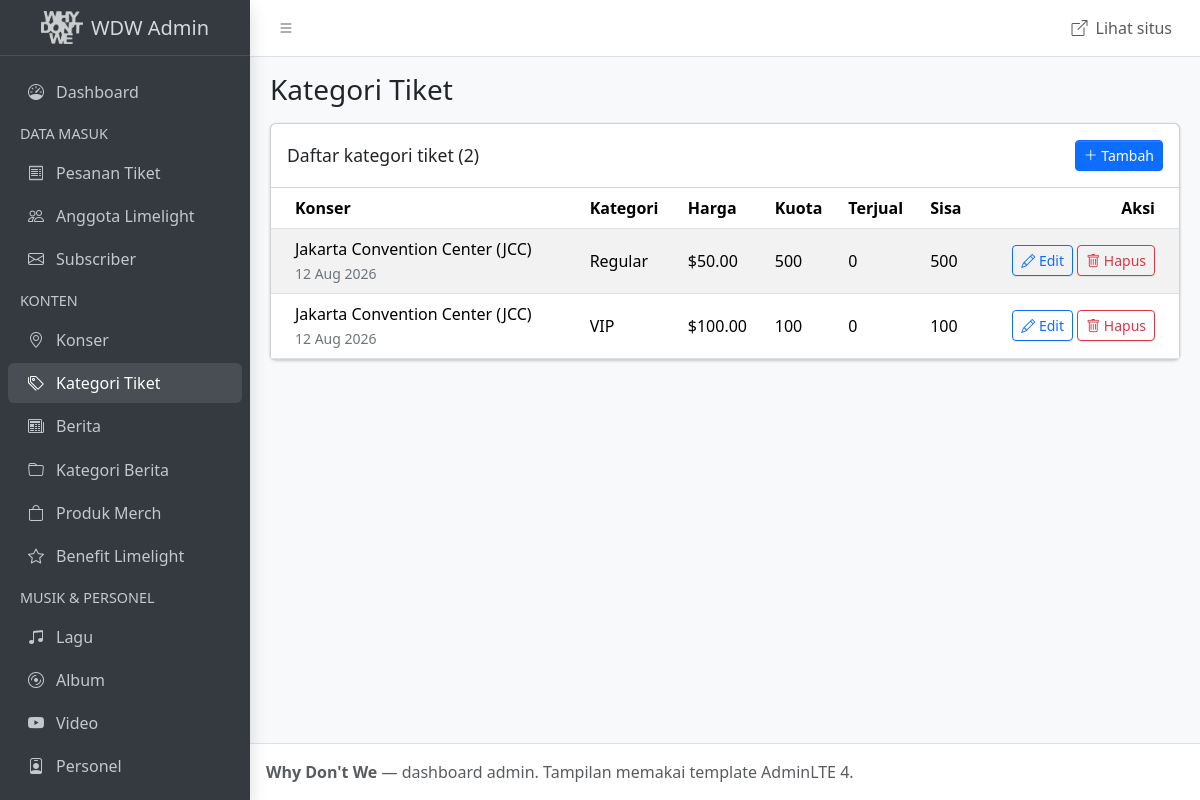
Screenshot of /admin/ticket_categories.php with the database file from the repository.
### tables this page shows
CREATE TABLE ticket_categories (
  id            INT UNSIGNED  NOT NULL AUTO_INCREMENT,
  concert_id    INT UNSIGNED  NOT NULL,
  name          VARCHAR(50)   NOT NULL,              
  description   VARCHAR(255)  NULL,
  price         DECIMAL(12,2) NOT NULL,              
  quota         INT UNSIGNED  NOT NULL,
  PRIMARY KEY (id),
  CONSTRAINT fk_ticket_categories_concert FOREIGN KEY (concert_id) REFERENCES concerts (id)
);

CREATE TABLE concerts (
  id            INT UNSIGNED  NOT NULL AUTO_INCREMENT,
  venue_name    VARCHAR(150)  NOT NULL,
  city          VARCHAR(100)  NOT NULL,
  country       VARCHAR(100)  NOT NULL,
  region        ENUM('asia','america','europe','other') NOT NULL,   
  event_date    DATETIME      NOT NULL,
  image         VARCHAR(255)  NULL,
  status        ENUM('available','coming_soon','sold_out') NOT NULL DEFAULT 'available',
  PRIMARY KEY (id)
);

### includes/db.php (called while the page is built, shortened)
<?php
function e($text)
{
    return htmlspecialchars((string) $text, ENT_QUOTES, 'UTF-8');
}

### admin/ticket_categories.php (the view, shortened to what this page needs)
<?php
require __DIR__ . '/includes/init.php';
$action = $_GET['action'] ?? 'list';
if ($action === 'list') {
    $rows = mysqli_fetch_all(mysqli_query($conn, "
        SELECT c.*, k.venue_name, k.event_date, COALESCE(SUM(o.quantity), 0) AS sold
        FROM ticket_categories c
        JOIN concerts k ON k.id = c.concert_id
        LEFT JOIN ticket_orders o ON o.ticket_category_id = c.id AND o.status <> 'cancelled'
        GROUP BY c.id
        ORDER BY k.event_date, c.price"), MYSQLI_ASSOC);
}
require __DIR__ . '/includes/header.php';
?>
<?php if ($action === 'list'): ?>
<div class="card">
  <div class="card-header d-flex align-items-center">
    <h3 class="card-title mb-0">Daftar kategori tiket (<?= count($rows) ?>)</h3>
    <a href="ticket_categories.php?action=add" class="btn btn-primary btn-sm ms-auto"><i class="bi bi-plus-lg"></i> Tambah</a>
  </div>
  <div class="card-body p-0 table-responsive">
    <table class="table table-striped table-hover align-middle mb-0">
      <thead><tr><th>Konser</th><th>Kategori</th><th>Harga</th><th>Kuota</th><th>Terjual</th><th>Sisa</th><th class="text-end">Aksi</th></tr></thead>
      <tbody>
        <?php foreach ($rows as $row): ?>
        <tr>
          <td><?= e($row['venue_name']) ?><br><small class="text-secondary"><?= date('j M Y', strtotime($row['event_date'])) ?></small></td>
          <td><?= e($row['name']) ?></td>
          <td>$<?= number_format($row['price'], 2) ?></td>
          <td><?= (int) $row['quota'] ?></td>
          <td><?= (int) $row['sold'] ?></td>
          <td><?= max(0, $row['quota'] - $row['sold']) ?></td>
          <td class="text-end text-nowrap"><?= action_buttons('ticket_categories.php', $row['id']) ?></td>
        </tr>
        <?php endforeach; ?>
      </tbody>
    </table>
  </div>
</div>
<?php endif; ?>
<?php require __DIR__ . '/includes/footer.php'; ?>

### admin/includes/init.php (shortened to what this page needs)
<?php
require __DIR__ . '/../../includes/db.php';
function action_buttons($page, $id)
{
    return '<a href="' . $page . '?action=edit&id=' . (int) $id . '" class="btn btn-sm btn-outline-primary"><i class="bi bi-pencil"></i> Edit</a> '
        . '<form method="post" action="' . $page . '" class="d-inline" onsubmit="return confirm(\'Hapus data ini?\')">'
        . '<input type="hidden" name="do" value="delete"><input type="hidden" name="id" value="' . (int) $id . '">'
        . '<button class="btn btn-sm btn-outline-danger"><i class="bi bi-trash"></i> Hapus</button></form>';
}

### rows the page displays
ticket_categories: concert.venue_name "Jakarta Convention Center (JCC)", concert.event_date "12 Aug 2026", name "Regular", price "50.00", quota "500", sold "0", max(0,$row['quota']-$row['sold']) "500"
ticket_categories: concert.venue_name "Jakarta Convention Center (JCC)", concert.event_date "12 Aug 2026", name "VIP", price "100.00", quota "100", sold "0", max(0,$row['quota']-$row['sold']) "100"

### other values shown
$group "DATA MASUK"
$title "Pesanan Tiket"
$title "Anggota Limelight"
$title "Subscriber"
$group "KONTEN"
$title "Konser"
$title "Kategori Tiket"
$title "Berita"
$title "Kategori Berita"
$title "Produk Merch"
$title "Benefit Limelight"
$group "MUSIK & PERSONEL"
$title "Lagu"
$title "Album"
$title "Video"
